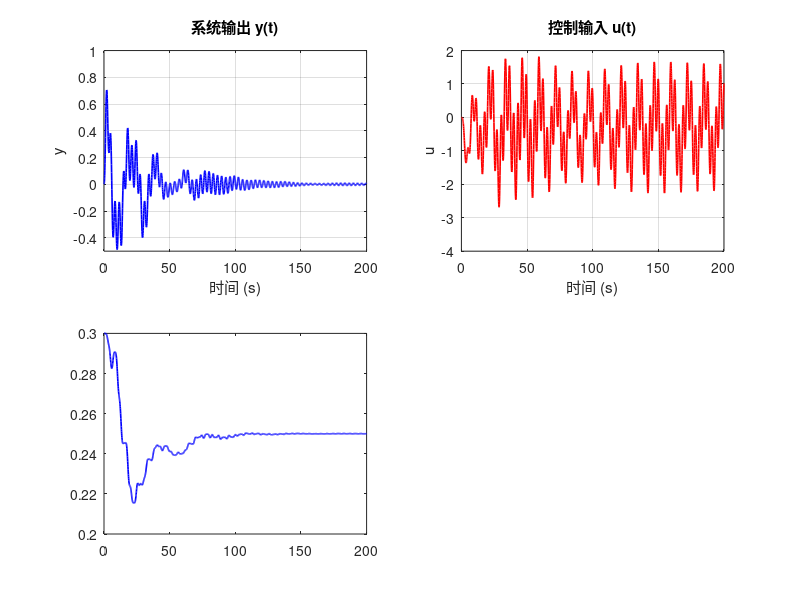

This figure's MATLAB source: (Note: this script raises an error after producing the figure.)
function MarinoTomei_2016_adaptive_freq_est()
%% Marino & Tomei (2016) — 自适应频率估计与扰动抵消
% 基于 Marino, Tomei. "Adaptive disturbance rejection for unknown stable
% linear systems", Transactions of the Institute of Measurement and Control,
% 2016, 38(6): 640-647.
%
% 本脚本合并自:
%   MarinoTomei2016/freq_estimator_core.m  (纯估计器, 无对象动态)
%   MarinoTomei2016/run_freq_estimator.m    (完整闭环, 含二阶对象)
%
% 提供两种运行模式:
%   mode = 'plant'     : 估计器 + 二阶被控对象闭环 (默认, 完整仿真)
%   mode = 'estimator' : 纯估计器, 直接估计扰动信号

close all; clc;

%% ====== 用户设置 ======
run_mode = 'plant';        % 'plant' | 'estimator'

% --- 控制器参数 ---
k       = 0.5;             % 误差反馈增益
epsilon = 0.05;            % 频率自适应增益
theta1_0 = 0.3;            % theta1 初始估计 (真值: omega1^2 = 0.5^2 = 0.25)
theta2_0 = 4.2;            % theta2 初始估计 (真值: omega2^2 = 2^2  = 4.00)

% --- 仿真参数 ---
t_span = [0, 200];         % 仿真时间范围

% --- 扰动定义 ---
% d(t) = A0 + sin(omega1*t) + sin(omega2*t)
A0   = 0.3;                % 直流偏置
om1  = 0.5;                % 频率 1 [rad/s] → theta1_true = om1^2 = 0.25
om2  = 2.0;                % 频率 2 [rad/s] → theta2_true = om2^2 = 4.00

%% ====== 根据模式运行 ======
switch run_mode
    case 'plant'
        run_with_plant();
    case 'estimator'
        run_estimator_only();
    otherwise
        error('Unknown mode: %s. Use ''plant'' or ''estimator''.', run_mode);
end

%% ========================================================================
%  模式 1: 估计器 + 二阶被控对象闭环
%  对象: P(s) = 1 / (s+1)^2
%  y = P(s)*[u + d],  控制器 u = -w0_hat - w1_hat - w3_hat
% ========================================================================
function run_with_plant()
    % --- 初始条件 ---
    % y(1)=y, y(2)=w0, y(3)=w1, y(4)=w2, y(5)=w3, y(6)=w4,
    % y(7)=theta1, y(8)=theta2, y(9)=dy/dt
    y0 = [0; 0; 0; 0; 0; 0; theta1_0; theta2_0; 0];

    % --- 求解 ---
    [t, y] = ode45(@plant_dynamics, t_span, y0);

    % --- 提取结果 ---
    y_out   = y(:,1);       % 系统输出
    w0_est  = y(:,2);       % w0_hat (偏置估计)
    w1_est  = y(:,3);       % w1_hat (第1正弦分量)
    w3_est  = y(:,5);       % w3_hat (第2正弦分量)
    u_ctrl  = -w0_est - w1_est - w3_est;  % 控制输入
    th1_est = y(:,7);       % theta1_hat
    th2_est = y(:,8);       % theta2_hat

    % 实际扰动
    d_actual = A0 + sin(om1*t) + sin(om2*t);

    %% --- 图1: 闭环响应 ---
    figure('Name', '闭环自适应扰动抵消', 'Position', [100, 100, 900, 600]);

    subplot(2,2,1);
    plot(t, y_out, 'b', 'LineWidth', 1.2);
    title('系统输出 y(t)');
    xlabel('时间 (s)'); ylabel('y');
    ylim([-0.5, 1]); grid on;

    subplot(2,2,2);
    plot(t, u_ctrl, 'r', 'LineWidth', 1.2);
    title('控制输入 u(t)');
    xlabel('时间 (s)'); ylabel('u');
    ylim([-4, 2]); grid on;

    subplot(2,2,3);
    plot(t, th1_est, 'b', 'LineWidth', 1.2); hold on;
    yline(om1^2, 'r--', 'LineWidth', 1.2);
    title('\theta_1 估计', 'Interpreter', 'tex');
    xlabel('时间 (s)');
    legend('估计值', sprintf('真值 (%.2f)', om1^2), 'Location', 'best');
    ylim([0.2, 0.35]); grid on;

    subplot(2,2,4);
    plot(t, th2_est, 'b', 'LineWidth', 1.2); hold on;
    yline(om2^2, 'r--', 'LineWidth', 1.2);
    title('\theta_2 估计', 'Interpreter', 'tex');
    xlabel('时间 (s)');
    legend('估计值', sprintf('真值 (%.0f)', om2^2), 'Location', 'best');
    ylim([3.9, 4.2]); grid on;

    %% --- 图2: 扰动估计与残差 ---
    figure('Name', '扰动估计质量', 'Position', [150, 150, 900, 450]);

    d_est = w0_est + w1_est + w3_est;

    subplot(2,1,1);
    plot(t, d_actual, 'k', 'LineWidth', 1.5); hold on;
    plot(t, d_est, 'r--', 'LineWidth', 1.2);
    title('扰动信号与估计');
    xlabel('时间 (s)');
    legend('实际扰动 d(t)', '估计扰动 d_{hat}(t)');
    grid on;

    subplot(2,1,2);
    plot(t, d_actual - d_est, 'b', 'LineWidth', 1.2);
    title('估计误差 d(t) - d_{hat}(t)');
    xlabel('时间 (s)');
    grid on;

    fprintf('=== 闭环仿真完成 ===\n');
    fprintf('theta1 终值: %.4f (真值: %.2f)\n', th1_est(end), om1^2);
    fprintf('theta2 终值: %.4f (真值: %.2f)\n', th2_est(end), om2^2);
    fprintf('输出 y 稳态范围: [%.4f, %.4f]\n', ...
            min(y_out(t > 100)), max(y_out(t > 100)));
end

%% ========================================================================
%  模式 2: 纯估计器 (无被控对象, 直接估计扰动 d(t))
% ========================================================================
function run_estimator_only()
    % --- 初始条件 ---
    % [w0_hat, w1_hat, w2_hat, w3_hat, w4_hat, theta1_hat, theta2_hat]
    y0 = [0; 0; 0; 0; 0; theta1_0; theta2_0];

    % --- 求解 ---
    [t, y] = ode45(@estimator_dynamics, t_span, y0);

    % --- 提取 ---
    w0_hat  = y(:,1);
    w1_hat  = y(:,2);
    w2_hat  = y(:,3);
    w3_hat  = y(:,4);
    w4_hat  = y(:,5);
    th1_hat = y(:,6);
    th2_hat = y(:,7);

    d_actual = A0 + sin(om1*t) + sin(om2*t);
    d_est    = w0_hat + w1_hat + w3_hat;

    %% --- 绘图 ---
    figure('Name', '纯估计器响应', 'Position', [100, 100, 900, 600]);

    subplot(2,2,1);
    plot(t, w0_hat, 'b', 'LineWidth', 1.2);
    title('估计偏置项 w_0');
    xlabel('时间 (s)'); grid on;

    subplot(2,2,2);
    plot(t, w1_hat, 'b', 'LineWidth', 1.2);
    title('估计正弦项 w_1');
    xlabel('时间 (s)'); grid on;

    subplot(2,2,3);
    plot(t, th1_hat, 'b', 'LineWidth', 1.2); hold on;
    yline(om1^2, 'r--', 'LineWidth', 1.2);
    title('\theta_1 估计', 'Interpreter', 'tex');
    xlabel('时间 (s)');
    legend('估计值', sprintf('真值 (%.2f)', om1^2), 'Location', 'best');
    grid on;

    subplot(2,2,4);
    plot(t, th2_hat, 'b', 'LineWidth', 1.2); hold on;
    yline(om2^2, 'r--', 'LineWidth', 1.2);
    title('\theta_2 估计', 'Interpreter', 'tex');
    xlabel('时间 (s)');
    legend('估计值', sprintf('真值 (%.0f)', om2^2), 'Location', 'best');
    grid on;

    %% --- 扰动估计质量 ---
    figure('Name', '估计器: 扰动估计 vs 实际', 'Position', [150, 150, 900, 450]);
    subplot(2,1,1);
    plot(t, d_actual, 'k', 'LineWidth', 1.5); hold on;
    plot(t, d_est, 'r--', 'LineWidth', 1.2);
    title('扰动信号与估计 (纯估计器)');
    xlabel('时间 (s)');
    legend('实际扰动 d(t)', '估计扰动 d_{hat}(t)');
    grid on;

    subplot(2,1,2);
    plot(t, d_actual - d_est, 'b', 'LineWidth', 1.2);
    title('估计误差 d(t) - d_{hat}(t)');
    xlabel('时间 (s)');
    grid on;

    fprintf('=== 纯估计器仿真完成 ===\n');
    fprintf('theta1 终值: %.4f (真值: %.2f)\n', th1_hat(end), om1^2);
    fprintf('theta2 终值: %.4f (真值: %.2f)\n', th2_hat(end), om2^2);
end

%% ========================================================================
%  系统动态: 二阶对象 + 自适应频率估计器 (模式 'plant')
% ========================================================================
function dydt = plant_dynamics(t, y)
    % 状态变量:
    % y(1) = y       系统输出
    % y(2) = w0      偏置估计
    % y(3) = w1      第1正弦分量幅值相关量
    % y(4) = w2      第1正弦分量相位相关量
    % y(5) = w3      第2正弦分量幅值相关量
    % y(6) = w4      第2正弦分量相位相关量
    % y(7) = theta1  频率参数1估计 (→ omega1^2)
    % y(8) = theta2  频率参数2估计 (→ omega2^2)
    % y(9) = y_dot   系统输出导数

    % 扰动信号: d(t) = A0 + sin(omega1*t) + sin(omega2*t)
    d = A0 + sin(om1*t) + sin(om2*t);

    % 控制输入: u = -w0_hat - w1_hat - w3_hat
    u = -y(2) - y(3) - y(5);

    % 二阶对象: P(s) = 1/(s+1)^2, 即 y'' + 2*y' + y = u + d
    x1      = y(1);                    % y
    x1_dot  = y(9);                    % y'
    x1_ddot = -2*x1_dot - x1 + u + d;  % y''

    % 自适应频率估计器动态 (Marino & Tomei, 2016, Eq. 34)
    dw0      =  k * x1;               % w0' = k*y
    dw1      =  y(4) + k * x1;        % w1' = w2 + k*y
    dw2      = -y(7) * y(3);          % w2' = -theta1*w1
    dw3      =  y(6) - k * x1;        % w3' = w4 - k*y
    dw4      = -y(8) * y(5);          % w4' = -theta2*w3
    dtheta1  =  epsilon * y(4) * x1;  % theta1' = epsilon*w2*y
    dtheta2  = -epsilon * y(6) * x1;  % theta2' = -epsilon*w4*y

    dydt = [x1_dot; dw0; dw1; dw2; dw3; dw4; dtheta1; dtheta2; x1_ddot];
end

%% ========================================================================
%  估计器动态: 纯频率估计 (模式 'estimator', 无被控对象)
%  直接以 d(t) 为输入, 无需经过被控对象
% ========================================================================
function dydt = estimator_dynamics(t, y)
    % 状态变量:
    % y(1) = w0_hat    偏置估计
    % y(2) = w1_hat    第1正弦分量幅值相关量
    % y(3) = w2_hat    第1正弦分量相位相关量
    % y(4) = w3_hat    第2正弦分量幅值相关量
    % y(5) = w4_hat    第2正弦分量相位相关量
    % y(6) = theta1_hat    频率参数1估计
    % y(7) = theta2_hat    频率参数2估计

    % 扰动信号 (直接作为输入)
    d_t = A0 + sin(om1*t) + sin(om2*t);

    % 估计输出: d_hat = w0_hat + w1_hat + w3_hat
    d_hat = y(1) + y(2) + y(4);

    % 估计误差
    err = d_t - d_hat;

    % 自适应估计器动态
    dw0     =  k * err;
    dw1     =  y(3) + k * err;
    dw2     = -y(6) * y(2);
    dw3     =  y(5) - k * err;
    dw4     = -y(7) * y(4);
    dtheta1 =  epsilon * y(3) * err;
    dtheta2 = -epsilon * y(5) * err;

    dydt = [dw0; dw1; dw2; dw3; dw4; dtheta1; dtheta2];
end

end
